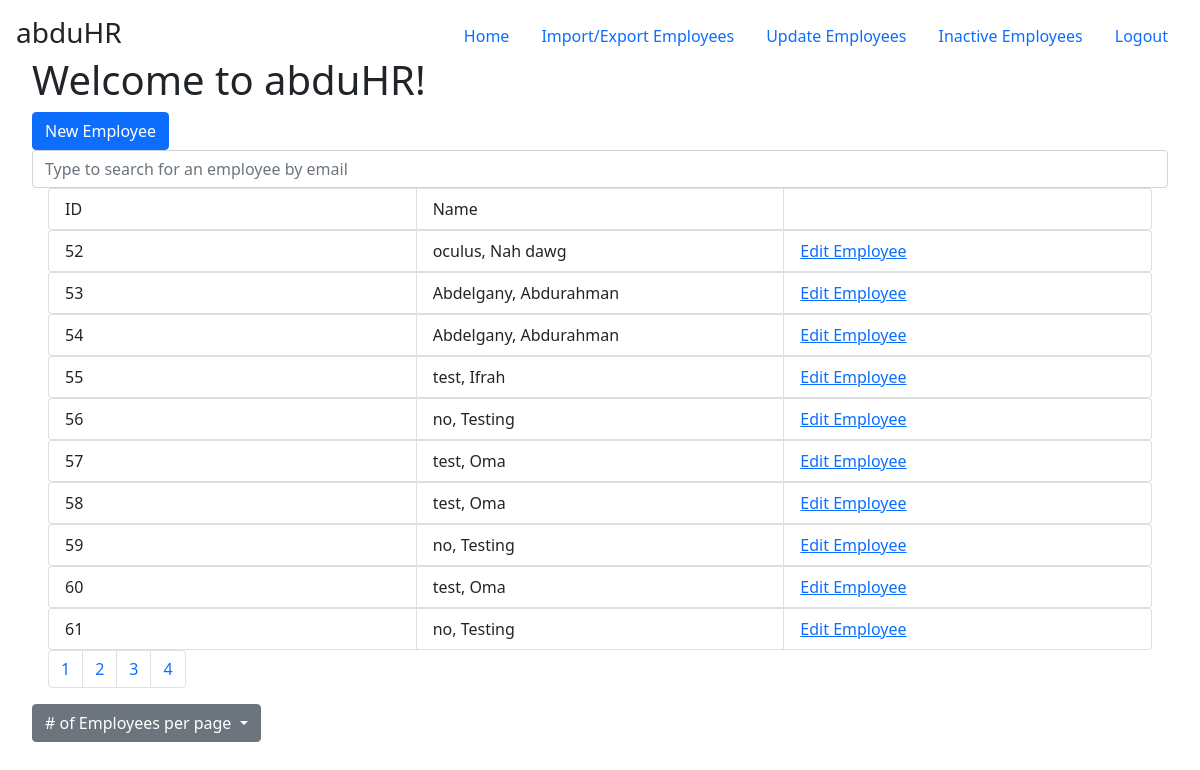
Page /abduHR/landing (signed in) on the committed database.
### abduHR/models.py (models this page shows)
class Employee(models.Model):
    first_name=models.CharField(max_length=20)
    last_name=models.CharField(max_length=20)
    email=models.CharField(max_length=30,unique=True)
    phone=models.CharField(max_length=10)
    active=models.BooleanField()

### abduHR/views.py (the view)
# urls.py: path("landing",views.landing,name="landing"),
@login_required
def landing(request):
    employees=Employee.objects.all()
    num_page=request.GET.get('num')
    try:
        paginator=Paginator(employees,num_page)
    except TypeError:
        paginator=Paginator(employees,10)
    page=request.GET.get('page',1)
    try:
        emps=paginator.page(page)
    except PageNotAnInteger:
        emps = paginator.page(1)
    except EmptyPage:
        emps = paginator.page(paginator.num_pages)
    return render(request, "abduHR/landing.html",{
        "employees":emps
    })

### abduHR/templates/abduHR/landing.html (shortened to what this page needs)
{% extends "abduHR/layout.html" %}
{% block body %}
    <main class="px-3">
      <h1>Welcome to abduHR!</h1>
      <button id="new_employee" type="button" class="btn btn-primary">New Employee</button>
      <form id="search_form" action="{%url 'search'%}"  method="POST">
        <input class="form-control" id="search_input" name="search" placeholder="Type to search for an employee by email">
      </form>
      <div id="employee_list" class="px-3">
        <ul class="list-group list-group-horizontal">
            <li class="list-group-item" style="flex:1;">ID</li>
            <li class="list-group-item" style="flex:1;">Name</li>
            <li class="list-group-item" style="flex:1;"></li>
          </ul>
      {%for employee in employees%}
      <ul class="list-group list-group-horizontal-sm">
        <li class="list-group-item" style="flex:1;">{{employee.id}}</li>
        <li class="list-group-item " style="flex:1;">{%if not employee.active%}<s>{%endif%}{{employee.last_name}}, {{employee.first_name}}{%if not employee.active%}</s>{%endif%}</li>
        <li class="list-group-item" style="flex:1;"><a href="/abduHR/edit/{{employee.id}}">Edit Employee</a></li>
      </ul>      {%endfor%}
      </div>
      <div class="px-3">
        <nav aria-label="Pagination">
           <ul class="pagination">
             {%for i in employees.paginator.page_range%}
             <li class="page-item"><a class="page-link" href="?page={{i}}">{{i}}</a></li>
             {%endfor%}
           </ul>
         </nav>
        </div>
        <div class="dropdown">
            <a class="btn btn-secondary dropdown-toggle" href="#" role="button" id="dropdownMenuLink" data-bs-toggle="dropdown" aria-expanded="false">
              # of Employees per page
            </a>
          </div>
    </main>
{% endblock %}
{%load static%}

### abduHR/templates/abduHR/layout.html (shortened to what this page needs)
{% load static %}
<!DOCTYPE html>
<html lang="en">
    <head>
        <link href="https://cdn.jsdelivr.net/npm/bootstrap@5.0.0-beta1/dist/css/bootstrap.min.css" rel="stylesheet">
    </head>
    <body>
        <div class="cover-container d-flex w-100 h-100 p-3 mx-auto flex-column">
            <header class="mb-auto">
              <div>
                <h3 class="float-md-start mb-0">abduHR</h3>
                <nav class="nav nav-masthead justify-content-center float-md-end">
                  <a class="nav-link active" aria-current="page" href="{%url 'landing'%}">Home</a>
                  <a class="nav-link" href="{%url 'impemp'%}">Import/Export Employees</a>
                  <a class="nav-link" href="{%url 'update'%}">Update Employees</a>
                  <a class="nav-link" href="{%url 'inactive'%}">Inactive Employees</a>
                  <a class="nav-link" href="{% url 'logout'%}">Logout</a>
                </nav>
              </div>
            </header>
        <div class="body">
            {% block body %}
            {% endblock %}
        </div>
    </body>
</html>

### rows in the picture
Employee: id "52", last_name "oculus", first_name "Nah dawg"
Employee: id "53", last_name "Abdelgany", first_name "Abdurahman"
Employee: id "54", last_name "Abdelgany", first_name "Abdurahman"
Employee: id "55", last_name "test", first_name "Ifrah"
Employee: id "56", last_name "no", first_name "Testing"
Employee: id "57", last_name "test", first_name "Oma"
Employee: id "58", last_name "test", first_name "Oma"
Employee: id "59", last_name "no", first_name "Testing"
Employee: id "60", last_name "test", first_name "Oma"
Employee: id "61", last_name "no", first_name "Testing"

### other values in the picture
{{ i }} "1" "2" "3" "4"
